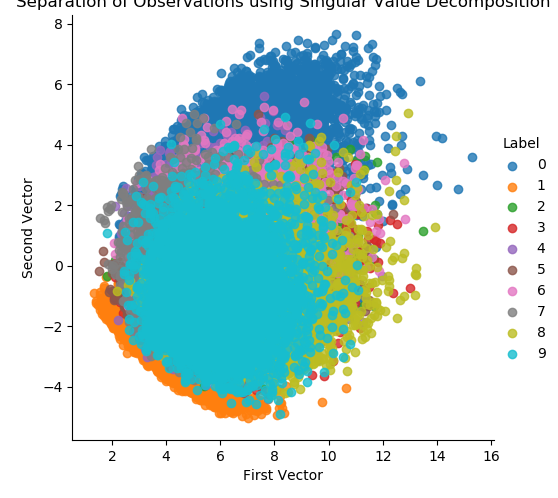

Here is the Python script that generated this plot:
# Import libraries
'''Main'''
import numpy as np
import pandas as pd
import os, time, pickle, gzip

'''Data Prep and Model Evaluation'''
from sklearn import preprocessing as pp

'''Data Viz'''
import matplotlib.pyplot as plt
import seaborn as sns
color = sns.color_palette()
import matplotlib as mpl

# %matplotlib inline

# Load the datasets
current_path = os.getcwd()
file = os.path.sep.join(['', 'datasets', 'mnist_data', 'mnist.pkl.gz'])

f = gzip.open(current_path+file, 'rb')
train_set, validation_set, test_set = pickle.load(f, encoding='latin1')
f.close()

X_train, y_train = train_set[0], train_set[1]
X_validation, y_validation = validation_set[0], validation_set[1]
X_test, y_test = test_set[0], test_set[1]

#----------------------------------------------------------------------------------------------------


# Create Pandas DataFrames from the datasets
train_index = range(0,len(X_train))
validation_index = range(len(X_train), len(X_train)+len(X_validation)) # 検証
test_index = range(len(X_train)+len(X_validation), len(X_train)+len(X_validation)+len(X_test))

X_train = pd.DataFrame(data=X_train,index=train_index)
y_train = pd.Series(data=y_train,index=train_index) # 1次vector

X_validation = pd.DataFrame(data=X_validation,index=validation_index)
y_validation = pd.Series(data=y_validation,index=validation_index)

X_test = pd.DataFrame(data=X_test,index=test_index)
y_test = pd.Series(data=y_test,index=test_index)

# example番目の画像を表示
def view_digit(example):
    label = y_train.loc[example]
    image = X_train.loc[example,:].values.reshape([28,28]) # 一次元データを二次元に
    plt.title('Example: %d  Label: %d' % (example, label))
    plt.imshow(image, cmap=plt.get_cmap('gray')) # 画像を表示 色はgray
    plt.show()
def one_hot(series):
    label_binarizer = pp.LabelBinarizer()
    label_binarizer.fit(range(max(series)+1))
    return label_binarizer.transform(series)
    # http://www.mwsoft.jp/programming/numpy/scikit_features.html
def reverse_one_hot(originalSeries, newSeries):
    label_binarizer = pp.LabelBinarizer()
    label_binarizer.fit(range(max(originalSeries)+1))
    return label_binarizer.inverse_transform(newSeries)
# Create one-hot vectors for the labels
y_train_oneHot = one_hot(y_train)
y_validation_oneHot = one_hot(y_validation)
y_test_oneHot = one_hot(y_test)


# 第1,第2主成分を散布図として表示し, 各観測点の実際のラベルを表示
def scatterPlot(xDF, yDF, algoName):
    tempDF = pd.DataFrame(data=xDF.loc[:,0:1], index=xDF.index)
    tempDF = pd.concat((tempDF,yDF), axis=1, join="inner")
    tempDF.columns = ["First Vector", "Second Vector", "Label"]
    sns.lmplot(x="First Vector", y="Second Vector", hue="Label", \
               data=tempDF, fit_reg=False)
    ax = plt.gca()
    ax.set_title("Separation of Observations using "+algoName)

#----------------------------------------------------------------------------------------------------

# Singular Value Decomposition
from sklearn.decomposition import TruncatedSVD

n_components = 200
algorithm = 'randomized'
n_iter = 5
random_state = 2018

svd = TruncatedSVD(n_components=n_components, algorithm=algorithm, \
                   n_iter=n_iter, random_state=random_state)

X_train_svd = svd.fit_transform(X_train)
X_train_svd = pd.DataFrame(data=X_train_svd, index=train_index)

X_validation_svd = svd.transform(X_validation)
X_validation_svd = pd.DataFrame(data=X_validation_svd, index=validation_index)

scatterPlot(X_train_svd, y_train, "Singular Value Decomposition")
plt.show()
